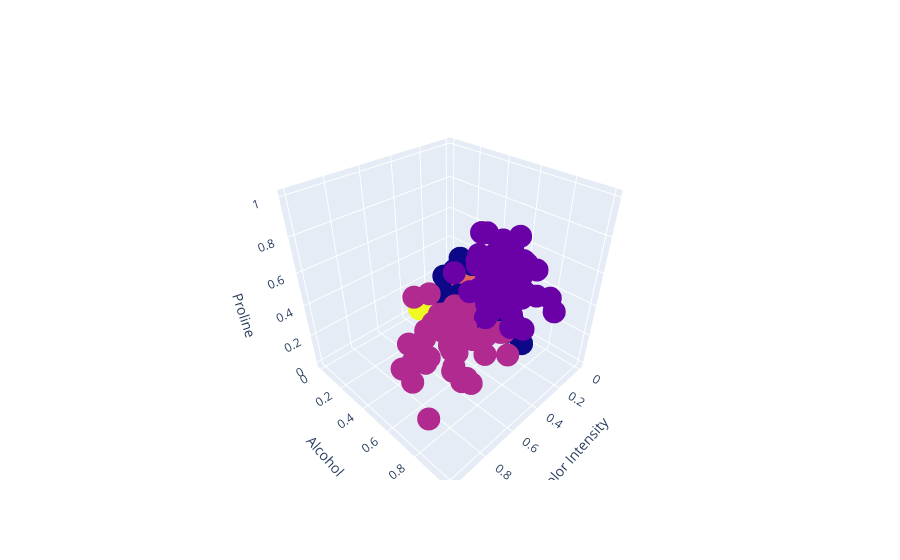

Notebook code cell kept with this figure:
### Code cell
fig.update_layout(scene = dict(
                    xaxis_title='Color Intensity',
                    yaxis_title='Alcohol',
                    zaxis_title='Proline'))
fig.show()

### Figure 1 — Plotly figure (JSON) as saved in the notebook; plotly's stock layout.template omitted (floating-point values rounded to 4 significant figures; data arrays with more than 128 entries replaced by an {"elided": "..."} marker saying what was removed)
{"data": [{"marker": {"color": {"elided": "178 int values"}}, "mode": "markers", "text": ["0", "1", "2"], "type": "scatter3d", "x": {"elided": "178 float values"}, "y": {"elided": "178 float values"}, "z": {"elided": "178 float values"}}], "layout": {"scene": {"xaxis": {"title": {"text": "Color Intensity"}}, "yaxis": {"title": {"text": "Alcohol"}}, "zaxis": {"title": {"text": "Proline"}}}}}
